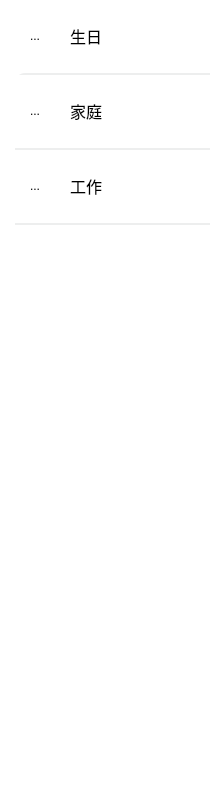
     <widget class="QWidget" name="calendarBook_scrollAreaWidgetContents">
      <property name="geometry">
       <rect>
        <x>0</x>
        <y>0</y>
        <width>214</width>
        <height>800</height>
       </rect>
      </property>
      <property name="styleSheet">
       <string notr="true">background-color: rgb(255, 255, 255);</string>
      </property>
      <widget class="QWidget" name="calendarBook_birth" native="true">
       <property name="geometry">
        <rect>
         <x>5</x>
         <y>5</y>
         <width>205</width>
         <height>70</height>
        </rect>
       </property>
       <property name="styleSheet">
        <string notr="true">
border-radius:10px</string>
       </property>
       <widget class="QWidget" name="calendarBook_birth_in" native="true">
        <property name="geometry">
         <rect>
          <x>0</x>
          <y>0</y>
          <width>225</width>
          <height>65</height>
         </rect>
        </property>
        <widget class="QToolButton" name="calendarBook_birth_icon">
         <property name="geometry">
          <rect>
           <x>15</x>
           <y>16</y>
           <width>30</width>
           <height>30</height>
          </rect>
         </property>
         <property name="styleSheet">
          <string notr="true">background-color: rgba(255, 255, 255, 0);</string>
         </property>
         <property name="text">
          <string>...</string>
         </property>
         <property name="icon">
          <iconset resource="rsc.qrc">
           <normaloff>:/icon/select_on_red.png</normaloff>:/icon/select_on_red.png</iconset>
         </property>
         <property name="iconSize">
          <size>
           <width>30</width>
           <height>30</height>
          </size>
         </property>
         <property name="autoRaise">
          <bool>true</bool>
         </property>
        </widget>
        <widget class="QLabel" name="calendarBook_birth_text">
         <property name="geometry">
          <rect>
           <x>65</x>
           <y>16</y>
           <width>50</width>
           <height>30</height>
          </rect>
         </property>
         <property name="font">
          <font>
           <family>Microsoft YaHei</family>
           <pointsize>12</pointsize>
           <weight>50</weight>
           <italic>false</italic>
           <bold>false</bold>
          </font>
         </property>
         <property name="styleSheet">
          <string notr="true">font: 12pt &quot;Microsoft YaHei&quot;;</string>
         </property>
         <property name="text">
          <string>生日</string>
         </property>
        </widget>
       </widget>
       <widget class="Line" name="calendarBook_birth_line">
        <property name="geometry">
         <rect>
          <x>10</x>
          <y>68</y>
          <width>205</width>
          <height>20</height>
         </rect>
        </property>
        <property name="styleSheet">
         <string notr="true">color: rgb(237, 238, 238);
background-color: rgb(237, 238, 238);</string>
        </property>
        <property name="orientation">
         <enum>Qt::Horizontal</enum>
        </property>
       </widget>
      </widget>
      <widget class="QWidget" name="calendarBook_family" native="true">
       <property name="geometry">
        <rect>
         <x>5</x>
         <y>80</y>
         <width>205</width>
         <height>70</height>
        </rect>
       </property>
       <widget class="QWidget" name="calendarBook_family_in" native="true">
        <property name="geometry">
         <rect>
          <x>0</x>
          <y>0</y>
          <width>225</width>
          <height>65</height>
         </rect>
        </property>
        <widget class="QToolButton" name="calendarBook_family_icon">
         <property name="geometry">
          <rect>
           <x>15</x>
           <y>16</y>
           <width>30</width>
           <height>30</height>
          </rect>
         </property>
         <property name="styleSheet">
          <string notr="true">background-color: rgba(255, 255, 255, 0);</string>
         </property>
         <property name="text">
          <string>...</string>
         </property>
         <property name="icon">
          <iconset resource="rsc.qrc">
           <normaloff>:/icon/select_on_blue.png</normaloff>:/icon/select_on_blue.png</iconset>
         </property>
         <property name="iconSize">
          <size>
           <width>30</width>
           <height>30</height>
          </size>
         </property>
         <property name="autoRaise">
          <bool>true</bool>
         </property>
        </widget>
        <widget class="QLabel" name="calendarBook_family_text">
         <property name="geometry">
          <rect>
           <x>65</x>
           <y>16</y>
           <width>50</width>
           <height>30</height>
          </rect>
         </property>
         <property name="font">
          <font>
           <family>Microsoft YaHei</family>
           <pointsize>12</pointsize>
           <weight>50</weight>
           <italic>false</italic>
           <bold>false</bold>
          </font>
         </property>
         <property name="styleSheet">
          <string notr="true">font: 12pt &quot;Microsoft YaHei&quot;;</string>
         </property>
         <property name="text">
          <string>家庭</string>
         </property>
        </widget>
       </widget>
       <widget class="Line" name="calendarBook_family_line">
        <property name="geometry">
         <rect>
          <x>10</x>
          <y>68</y>
          <width>205</width>
          <height>20</height>
         </rect>
        </property>
        <property name="styleSheet">
         <string notr="true">color: rgb(237, 238, 238);
background-color: rgb(237, 238, 238);</string>
        </property>
        <property name="orientation">
         <enum>Qt::Horizontal</enum>
        </property>
       </widget>
      </widget>
      <widget class="QWidget" name="calendarBook_work" native="true">
       <property name="geometry">
        <rect>
         <x>5</x>
         <y>155</y>
         <width>205</width>
         <height>70</height>
        </rect>
       </property>
       <widget class="QWidget" name="calendarBook_work_in" native="true">
        <property name="geometry">
         <rect>
          <x>0</x>
          <y>0</y>
          <width>225</width>
          <height>65</height>
         </rect>
        </property>
        <widget class="QToolButton" name="calendarBook_work_icon">
         <property name="geometry">
          <rect>
           <x>15</x>
           <y>16</y>
           <width>30</width>
           <height>30</height>
          </rect>
         </property>
         <property name="styleSheet">
          <string notr="true">background-color: rgba(255, 255, 255, 0);</string>
         </property>
         <property name="text">
          <string>...</string>
         </property>
         <property name="icon">
          <iconset resource="rsc.qrc">
           <normaloff>:/icon/select_on_yellow.png</normaloff>:/icon/select_on_yellow.png</iconset>
         </property>
         <property name="iconSize">
          <size>
           <width>30</width>
           <height>30</height>
          </size>
         </property>
         <property name="autoRaise">
          <bool>true</bool>
         </property>
        </widget>
        <widget class="QLabel" name="calendarBook_work_text">
         <property name="geometry">
          <rect>
           <x>65</x>
           <y>16</y>
           <width>50</width>
           <height>30</height>
          </rect>
         </property>
         <property name="font">
          <font>
           <family>Microsoft YaHei</family>
           <pointsize>12</pointsize>
           <weight>50</weight>
           <italic>false</italic>
           <bold>false</bold>
          </font>
         </property>
         <property name="styleSheet">
          <string notr="true">font: 12pt &quot;Microsoft YaHei&quot;;</string>
         </property>
         <property name="text">
          <string>工作</string>
         </property>
        </widget>
       </widget>
       <widget class="Line" name="calendarBook_work_line">
        <property name="geometry">
         <rect>
          <x>10</x>
          <y>68</y>
          <width>205</width>
          <height>20</height>
         </rect>
        </property>
        <property name="styleSheet">
         <string notr="true">color: rgb(237, 238, 238);
background-color: rgb(237, 238, 238);</string>
        </property>
        <property name="orientation">
         <enum>Qt::Horizontal</enum>
        </property>
       </widget>
      </widget>
     </widget>
